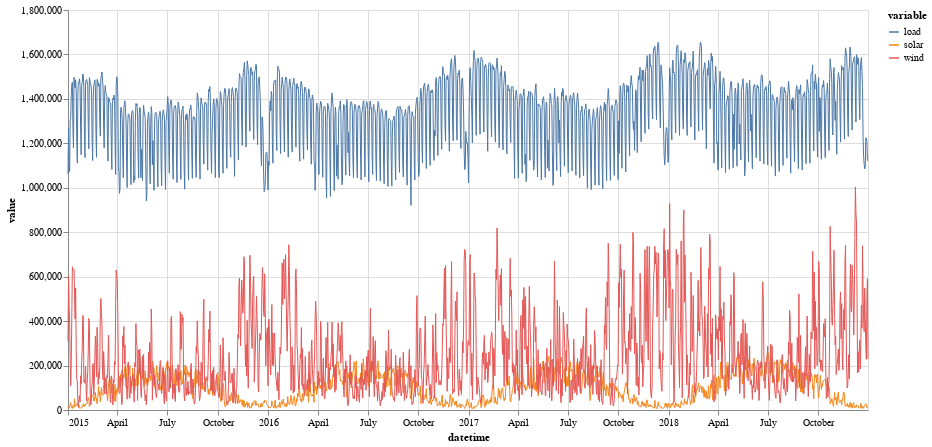

This figure's notebook cell:
### Markdown cell above
Next, we are going to connect the dots and create a line chart form this data. So basically the same code as above, except we're now using `mark_line()` instead of `mark_circle`:

### Code cell
alt.Chart(days.reset_index().melt("datetime")).mark_line(strokeWidth=1).encode(
    x='datetime',
    y='value',
    color='variable',
).properties(width=800, height=400)

### Figure 1 — Vega-Lite specification as saved in the notebook (floating-point values rounded to 4 significant figures; data arrays with more than 128 entries replaced by an {"elided": "..."} marker saying what was removed)
{"config": {"view": {"continuousWidth": 400, "continuousHeight": 300}}, "data": {"name": "data-f7c24830b6d361807cc5a27700438cfb"}, "mark": {"type": "line", "strokeWidth": 1}, "encoding": {"color": {"field": "variable", "type": "nominal"}, "x": {"field": "datetime", "type": "temporal"}, "y": {"field": "value", "type": "quantitative"}}, "height": 400, "width": 800, "$schema": "https://vega.github.io/schema/vega-lite/v4.17.0.json", "datasets": {"data-f7c24830b6d361807cc5a27700438cfb": {"elided": "4383 records"}}}
